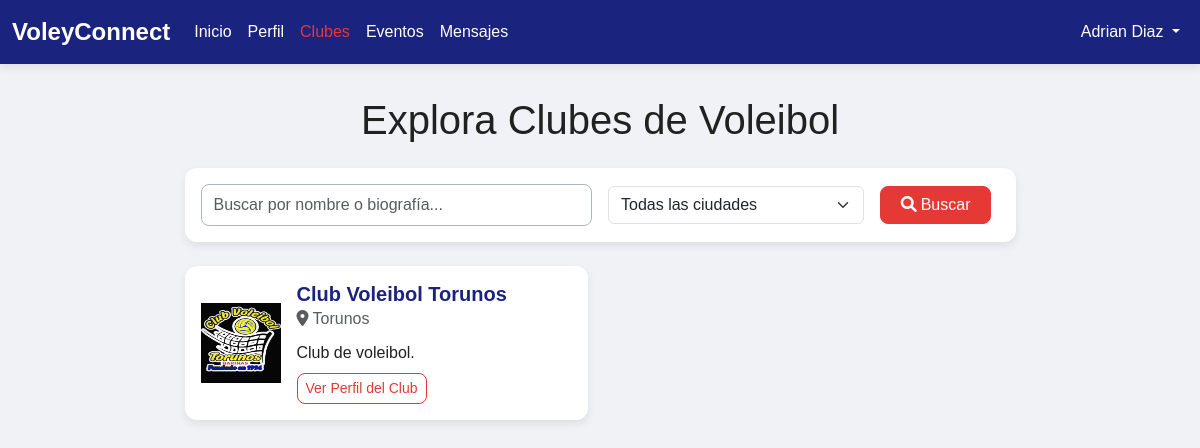
Page /clubes.php (signed in) on the committed database.
### tables this page shows
CREATE TABLE `clubes` (
  `id_club` int(11) NOT NULL,
  `id_usuario` int(11) NOT NULL,
  `nombre_oficial` varchar(100) NOT NULL,
  `ciudad` varchar(50) DEFAULT NULL,
  `direccion_cancha` varchar(255) DEFAULT NULL,
  `sitio_web` varchar(255) DEFAULT NULL,
  `contacto_email` varchar(100) DEFAULT NULL,
  `telefono_contacto` varchar(20) DEFAULT NULL,
  `color_primario` varchar(7) DEFAULT NULL,
  `color_secundario` varchar(7) DEFAULT NULL,
  `membresia_abierta` tinyint(1) DEFAULT 1,
  `logo_url` varchar(255) DEFAULT 'img/default-club-logo.png'
);

CREATE TABLE `usuarios` (
  `id_usuario` int(11) NOT NULL,
  `nombre_usuario` varchar(50) NOT NULL,
  `email` varchar(100) NOT NULL,
  `contrasena` varchar(255) NOT NULL,
  `tipo_usuario` enum('fanatico','club') NOT NULL,
  `fecha_registro` datetime DEFAULT current_timestamp(),
  `ultima_conexion` datetime DEFAULT NULL,
  `foto_perfil_url` varchar(255) DEFAULT NULL,
  `id_club` int(11) DEFAULT NULL,
  `biografia` text DEFAULT NULL
);

### clubes.php (the view, shortened to what this page needs)
<?php
include 'conexion.php';
$nombre_usuario_logueado = $_SESSION['nombre_usuario'];
$clubes = [];
$mensaje_feedback = '';
$search_query = isset($_GET['search']) ? $conn->real_escape_string(trim($_GET['search'])) : '';
$query_clubes = "
    SELECT
        c.id_club,
        c.nombre_oficial,
        c.ciudad,
        u.nombre_usuario,
        u.foto_perfil_url,
        u.biografia
    FROM clubes c
    JOIN usuarios u ON c.id_usuario = u.id_usuario
    WHERE 1=1 -- Condición siempre verdadera para facilitar añadir AND
";
$query_clubes .= " ORDER BY c.nombre_oficial ASC";
$resultado_clubes = $conn->query($query_clubes);
if ($resultado_clubes) {
    if ($resultado_clubes->num_rows > 0) {
        while ($fila = $resultado_clubes->fetch_assoc()) {
            $clubes[] = $fila;
        }
    } else {
        $mensaje_feedback = "No se encontraron clubes con los criterios de búsqueda/filtro.";
        $tipo_mensaje = "info";
    }
} else {
    $mensaje_feedback = "Error al cargar los clubes: " . $conn->error;
    $tipo_mensaje = "danger";
}
?>
<!DOCTYPE html>
<html lang="es">
<head>
    <link rel="stylesheet" href="css/bootstrap/bootstrap.min.css">
    <link rel="stylesheet" href="css/style.css">
    <link rel="stylesheet" href="https://cdnjs.cloudflare.com/ajax/libs/font-awesome/6.0.0-beta3/css/all.min.css">
</head>
<body>
    <nav class="navbar navbar-expand-lg navbar-dark fixed-top">
        <div class="container-fluid">
            <a class="navbar-brand" href="dashboard.php">VoleyConnect</a>
            <div class="collapse navbar-collapse" id="navbarNav">
                <ul class="navbar-nav me-auto mb-2 mb-lg-0">
                    <li class="nav-item">
                        <a class="nav-link" href="dashboard.php">Inicio</a>
                    </li>
                    <li class="nav-item">
                        <a class="nav-link" href="perfil.php">Perfil</a>
                    </li>
                    <li class="nav-item">
                        <a class="nav-link active" aria-current="page" href="clubes.php">Clubes</a>
                    </li>
                    <li class="nav-item">
                        <a class="nav-link" href="eventos.php">Eventos</a>
                    </li>
                     <li class="nav-item">
                        <a class="nav-link" href="mensajes.php">Mensajes</a>
                    </li>
                </ul>
                <ul class="navbar-nav">
                    <li class="nav-item dropdown">
                        <a class="nav-link dropdown-toggle" href="#" id="navbarDropdown" role="button" data-bs-toggle="dropdown" aria-expanded="false">
                            <?php echo htmlspecialchars($nombre_usuario_logueado); ?>
                        </a>
                    </li>
                </ul>
            </div>
        </div>
    </nav>
    <div class="container mt-5 pt-4">
        <div class="row justify-content-center">
            <div class="col-md-9">
                <h1 class="my-4 text-center">Explora Clubes de Voleibol</h1>
                <div class="card mb-4 p-3">
                    <form action="clubes.php" method="GET" class="row g-3 align-items-center">
                        <div class="col-md-6">
                            <input type="text" class="form-control" id="search_input" name="search" placeholder="Buscar por nombre o biografía..." value="<?php echo htmlspecialchars($search_query); ?>">
                        </div>
                        <div class="col-md-4">
                            <select class="form-select" id="filter_ciudad" name="ciudad">
                                <option value="">Todas las ciudades</option>
                            </select>
                        </div>
                        <div class="col-md-2 d-flex">
                            <button type="submit" class="btn btn-primary w-100 me-2"><i class="fas fa-search me-1"></i>Buscar</button>
                        </div>
                    </form>
                </div>
                <div class="row">
                    <?php if (!empty($clubes)): ?>
                        <?php foreach ($clubes as $club): ?>
                            <div class="col-lg-6 mb-4">
                                <div class="card h-100">
                                    <div class="card-body d-flex align-items-center">
                                        <img src="<?php echo htmlspecialchars($club['foto_perfil_url'] ?: 'img/default-avatar.png'); ?>" alt="Logo del Club" class="profile-pic me-3" style="width: 80px; height: 80px;">
                                        <div>
                                            <h5 class="card-title mb-1"><?php echo htmlspecialchars($club['nombre_oficial']); ?></h5>
                                            <p class="card-subtitle text-muted mb-2"><i class="fas fa-map-marker-alt me-1"></i><?php echo htmlspecialchars($club['ciudad']); ?></p>
                                            <p class="card-text text-truncate mb-2"><?php echo htmlspecialchars($club['biografia'] ?: 'Club de voleibol.'); ?></p>
                                            <a href="ver_club.php?id=<?php echo htmlspecialchars($club['id_club']); ?>" class="btn btn-sm btn-outline-primary">Ver Perfil del Club</a>
                                        </div>
                                    </div>
                                </div>
                            </div>
                        <?php endforeach; ?>
                    <?php else: ?>
                        <div class="col-12 text-center">
                            <p class="lead mt-5"><?php echo htmlspecialchars($mensaje_feedback); ?></p>
                        </div>
                    <?php endif; ?>
                </div>
            </div>
        </div>
    </div>
</body>
</html>

### css/style.css (style rules this page uses)
:root { --color-primary-red: #E53935; --color-dark-blue: #1A237E; --color-black: #212121; --color-white: #FFFFFF; --color-light-gray: #f0f2f5; --color-medium-gray: #adb5bd; --color-success: #28a745; --color-info: #17a2b8; --color-warning: #ffc107; --color-danger: #dc3545; --border-radius-base: 0.5rem; --border-radius-lg: 0.75rem; --transition-speed-fast: 0.2s; --transition-speed-normal: 0.3s; --box-shadow-subtle: 0 4px 8px rgba(0, 0, 0, 0.08); }
body { font-family: 'Arial', sans-serif; background-color: var(--color-light-gray); color: var(--color-black); line-height: 1.6; margin: 0; padding: 0; }
a { color: var(--color-dark-blue); text-decoration: none; transition: color var(--transition-speed-normal); }
.navbar { background-color: var(--color-dark-blue) !important; box-shadow: var(--box-shadow-subtle); }
.navbar-brand { color: var(--color-white) !important; font-weight: bold; font-size: 1.5rem; }
.nav-link { color: var(--color-white) !important; transition: color var(--transition-speed-normal); }
.nav-link:hover, .nav-link.active { color: var(--color-primary-red) !important; }
.btn-primary { background-color: var(--color-primary-red); border-color: var(--color-primary-red); color: var(--color-white); border-radius: var(--border-radius-base); transition: background-color var(--transition-speed-normal), border-color var(--transition-speed-normal), transform var(--transition-speed-normal), box-shadow var(--transition-speed-normal); }
.btn-outline-primary { color: var(--color-primary-red); border-color: var(--color-primary-red); background-color: transparent; border-radius: var(--border-radius-base); transition: all var(--transition-speed-normal); }
.form-control { border-radius: var(--border-radius-base); border: 1px solid var(--color-medium-gray); padding: 0.5rem 0.75rem; transition: border-color var(--transition-speed-normal), box-shadow var(--transition-speed-normal); }
.card { border-radius: var(--border-radius-lg); border: none; box-shadow: var(--box-shadow-subtle); background-color: var(--color-white); }
.card-title { color: var(--color-dark-blue); font-weight: bold; }
.card-text { color: var(--color-black); }
.container { padding-top: 20px; padding-bottom: 20px; }

### rows in the picture
clubes: id_usuario.foto_perfil_url (picture), nombre_oficial "Club Voleibol Torunos", ciudad "Torunos", id_usuario.biografia "Club de voleibol."

### other values in the picture
$nombre_usuario_logueado "Adrian Diaz"
